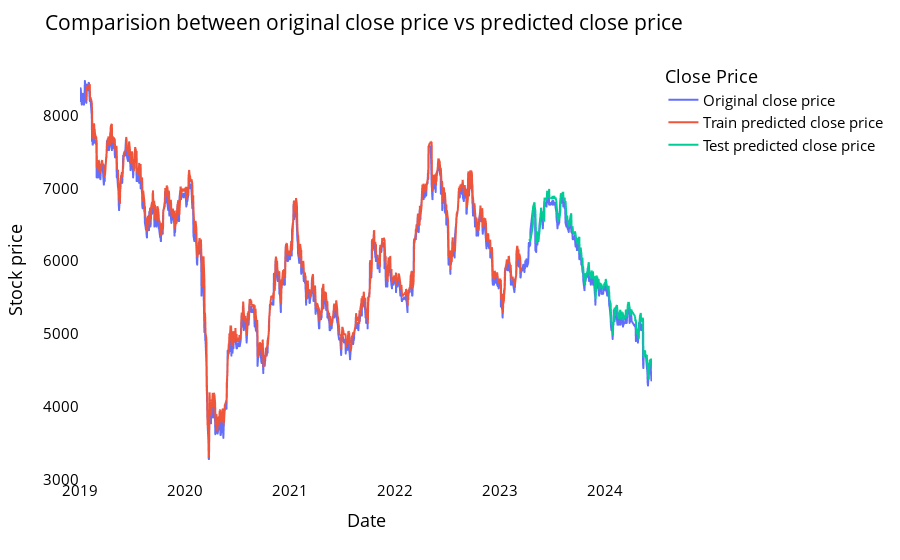

Here is the notebook cell this chart was saved with:
### Markdown cell above
<a name="lstmcomparechart"></a>

#### Comparision between original stock close price vs predicted close price

### Code cell
# shift train predictions for plotting

look_back=time_step
trainPredictPlot = np.empty_like(closedf)
trainPredictPlot[:, :] = np.nan
trainPredictPlot[look_back:len(train_predict)+look_back, :] = train_predict
print("Train predicted data: ", trainPredictPlot.shape)

# shift test predictions for plotting
testPredictPlot = np.empty_like(closedf)
testPredictPlot[:, :] = np.nan
testPredictPlot[len(train_predict)+(look_back*2)+1:len(closedf)-1, :] = test_predict
print("Test predicted data: ", testPredictPlot.shape)

names = cycle(['Original close price','Train predicted close price','Test predicted close price'])


plotdf = pd.DataFrame({'date': close_stock['date'],
                       'original_close': close_stock['close'],
                      'train_predicted_close': trainPredictPlot.reshape(1,-1)[0].tolist(),
                      'test_predicted_close': testPredictPlot.reshape(1,-1)[0].tolist()})

fig = px.line(plotdf,x=plotdf['date'], y=[plotdf['original_close'],plotdf['train_predicted_close'],
                                          plotdf['test_predicted_close']],
              labels={'value':'Stock price','date': 'Date'})
fig.update_layout(title_text='Comparision between original close price vs predicted close price',
                  plot_bgcolor='white', font_size=15, font_color='black', legend_title_text='Close Price')
fig.for_each_trace(lambda t:  t.update(name = next(names)))

fig.update_xaxes(showgrid=False)
fig.update_yaxes(showgrid=False)
fig.show()

### Figure 1 — Plotly figure (JSON) as saved in the notebook; plotly's stock layout.template omitted (floating-point values rounded to 4 significant figures; data arrays with more than 128 entries replaced by an {"elided": "..."} marker saying what was removed)
{"data": [{"hovertemplate": "variable=original_close<br>Date=%{x}<br>Stock price=%{y}<extra></extra>", "legendgroup": "original_close", "line": {"color": "#636efa", "dash": "solid"}, "marker": {"symbol": "circle"}, "mode": "lines", "name": "Original close price", "showlegend": true, "type": "scattergl", "x": {"elided": "1374 str values"}, "xaxis": "x", "y": {"elided": "1374 int values"}, "yaxis": "y"}, {"hovertemplate": "variable=train_predicted_close<br>Date=%{x}<br>Stock price=%{y}<extra></extra>", "legendgroup": "train_predicted_close", "line": {"color": "#EF553B", "dash": "solid"}, "marker": {"symbol": "circle"}, "mode": "lines", "name": "Train predicted close price", "showlegend": true, "type": "scattergl", "x": {"elided": "1374 str values"}, "xaxis": "x", "y": {"elided": "1374 float values"}, "yaxis": "y"}, {"hovertemplate": "variable=test_predicted_close<br>Date=%{x}<br>Stock price=%{y}<extra></extra>", "legendgroup": "test_predicted_close", "line": {"color": "#00cc96", "dash": "solid"}, "marker": {"symbol": "circle"}, "mode": "lines", "name": "Test predicted close price", "showlegend": true, "type": "scattergl", "x": {"elided": "1374 str values"}, "xaxis": "x", "y": {"elided": "1374 float values"}, "yaxis": "y"}], "layout": {"font": {"color": "black", "size": 15}, "legend": {"title": {"text": "Close Price"}, "tracegroupgap": 0}, "margin": {"t": 60}, "plot_bgcolor": "white", "title": {"text": "Comparision between original close price vs predicted close price"}, "xaxis": {"anchor": "y", "domain": [0, 1], "showgrid": false, "title": {"text": "Date"}}, "yaxis": {"anchor": "x", "domain": [0, 1], "showgrid": false, "title": {"text": "Stock price"}}}}
